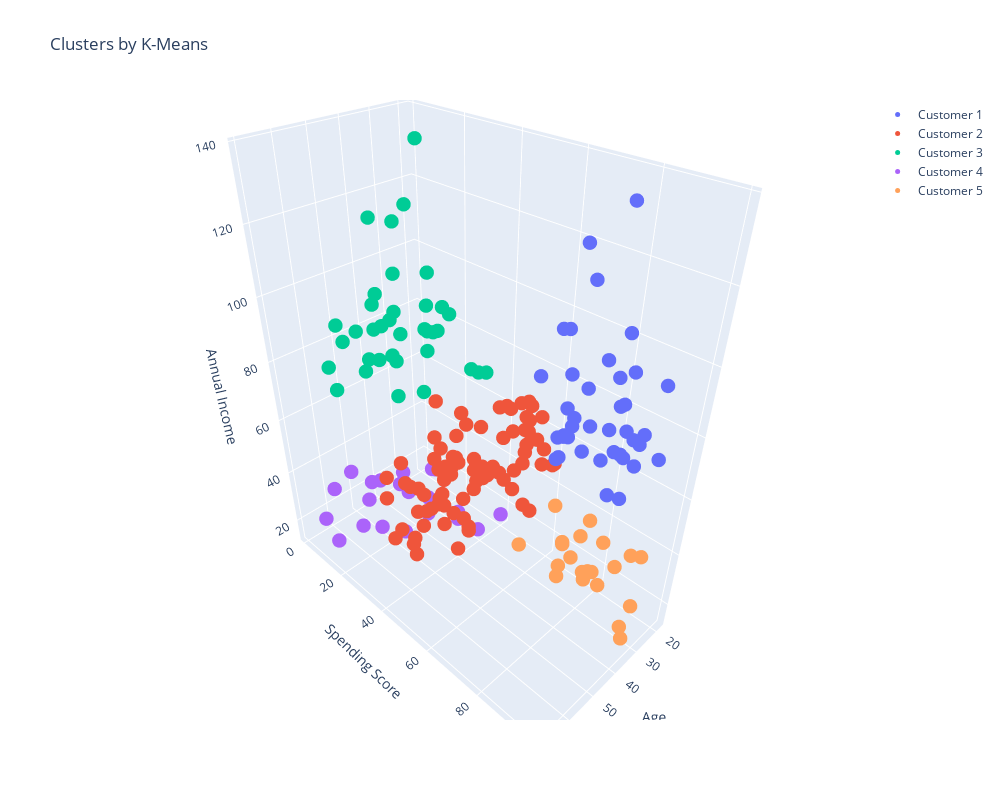

The code cell stored with this chart in its notebook:
### Markdown cell above
Nhận xét: 
 
Bảng 1:
- Cluster 0 và 3 nằm trong khoảng Annual Income từ 0-40. Cluster 3 có lượng spending score từ 0-40, còn cluster 0 trong khoảng 60-100. Cả 2 cluster này đều phân bố rải rác
- Cluster 2 thì nằm trong khoảng Annual Income từ 40-60, spending score từ 40-60, phân bố dày đặc, co cụm trong khoảng này
- Cluster 1 và 4 nằm trong khoảng Annual Income từ 60-140. Khoảng spending score của cluster 1 và 4 giống với cluster 0 và 3, nhưng vì khoảng annual income rộng hơn nên 2 cluster này phân bố rải rác hơn 2 cluster đầu

Bảng 2:
- Cluster 0 và 4 phân bố trong khoảng từ 20-40 tuổi, nằm co cụm, xếp đè lên nhau
- Cluster 2 thì trải dài đều và dày đặc từ 20-70 tuổi
- Cluster 1 và 3 thì phân bố rải rác trong khoảng từ 20-70 tuổi luôn

### Code cell
import plotly as py
import plotly.graph_objs as go

def plot_cluster(cluster, n, name):
    return go.Scatter3d(
        x = cluster[cluster['Cluster']==n]['Age'],
        y = cluster[cluster['Cluster']==n]['Spending Score (1-100)'],
        z = cluster[cluster['Cluster']==n]['Annual Income (k$)'],
        mode = 'markers',
        name = name,
        marker = dict(size = k_clusters)
    )

data = []
for i in range(0,k_clusters):
    cluster_name = 'Customer ' + str(i + 1)
    cluster = plot_cluster(kmean_clusters, i, cluster_name)
    data.append(cluster)

layout = go.Layout(
    title = 'Clusters by K-Means',
    height=800,
    width = 1000,
    scene = dict(
        xaxis = dict(title = 'Age'),
        yaxis = dict(title = 'Spending Score'),
        zaxis = dict(title = 'Annual Income')
        )
)

fig = go.Figure(data=data, layout=layout)
py.offline.iplot(fig)

### Figure 1 — Plotly figure (JSON) as saved in the notebook; plotly's stock layout.template omitted (floating-point values rounded to 4 significant figures)
{"data": [{"marker": {"size": 5}, "mode": "markers", "name": "Customer 1", "type": "scatter3d", "x": [39, 31, 40, 38, 39, 31, 29, 32, 35, 32, 32, 28, 32, 34, 39, 38, 27, 30, 30, 29, 31, 36, 33, 32, 28, 36, 30, 27, 35, 32, 29, 30, 28, 36, 32, 38, 35, 32, 30], "y": [91, 77, 95, 75, 75, 71, 88, 73, 72, 93, 87, 97, 74, 90, 88, 76, 89, 78, 73, 83, 93, 75, 95, 63, 75, 92, 86, 69, 90, 86, 88, 97, 68, 85, 69, 91, 79, 74, 83], "z": [69, 70, 71, 71, 71, 72, 73, 73, 74, 75, 76, 77, 77, 78, 78, 78, 78, 78, 78, 79, 81, 85, 86, 87, 87, 87, 88, 88, 93, 97, 98, 99, 101, 103, 103, 113, 120, 126, 137]}, {"marker": {"size": 5}, "mode": "markers", "name": "Customer 2", "type": "scatter3d", "x": [31, 50, 27, 29, 31, 49, 33, 31, 59, 50, 47, 51, 69, 27, 53, 70, 19, 67, 54, 63, 18, 43, 68, 19, 32, 70, 47, 60, 60, 59, 26, 45, 40, 23, 49, 57, 38, 67, 46, 21, 48, 55, 22, 34, 50, 68, 18, 48, 40, 32, 24, 47, 27, 48, 20, 23, 49, 67, 26, 49, 21, 66, 54, 68, 66, 65, 19, 38, 19, 18, 19, 63, 49, 51, 50, 27, 38, 40, 43], "y": [61, 55, 47, 42, 42, 52, 60, 54, 60, 45, 41, 50, 46, 51, 46, 56, 55, 52, 59, 51, 59, 50, 48, 59, 47, 55, 42, 49, 56, 47, 54, 53, 48, 52, 42, 51, 55, 41, 44, 57, 46, 58, 55, 60, 46, 55, 41, 49, 40, 42, 52, 47, 50, 42, 49, 41, 48, 59, 55, 56, 42, 50, 46, 43, 48, 52, 54, 42, 46, 48, 50, 43, 59, 43, 57, 56, 40, 58, 35], "z": [39, 40, 40, 40, 40, 42, 42, 43, 43, 43, 43, 44, 44, 46, 46, 46, 46, 47, 47, 48, 48, 48, 48, 48, 48, 49, 49, 50, 50, 54, 54, 54, 54, 54, 54, 54, 54, 54, 54, 54, 54, 57, 57, 58, 58, 59, 59, 60, 60, 60, 60, 60, 60, 61, 61, 62, 62, 62, 62, 62, 62, 63, 63, 63, 63, 63, 63, 64, 64, 65, 65, 65, 65, 67, 67, 67, 67, 69, 71]}, {"marker": {"size": 5}, "mode": "markers", "name": "Customer 3", "type": "scatter3d", "x": [23, 59, 47, 25, 20, 44, 19, 57, 28, 25, 48, 34, 43, 44, 47, 37, 34, 56, 19, 50, 42, 36, 40, 36, 52, 58, 59, 37, 46, 41, 54, 41, 34, 33, 47, 45, 32], "y": [29, 11, 9, 34, 5, 7, 10, 5, 40, 12, 36, 22, 17, 20, 16, 1, 1, 35, 5, 26, 20, 27, 13, 10, 13, 15, 14, 32, 15, 39, 24, 17, 23, 8, 16, 28, 18], "z": [70, 71, 71, 72, 73, 73, 74, 75, 76, 77, 77, 78, 78, 78, 78, 78, 78, 79, 81, 85, 86, 87, 87, 87, 88, 88, 93, 97, 98, 99, 101, 103, 103, 113, 120, 126, 137]}, {"marker": {"size": 5}, "mode": "markers", "name": "Customer 4", "type": "scatter3d", "x": [19, 20, 31, 35, 64, 67, 58, 37, 35, 52, 35, 46, 54, 45, 40, 60, 53, 49, 42, 36, 65, 48, 49], "y": [39, 6, 40, 6, 3, 14, 15, 13, 35, 29, 35, 5, 14, 32, 31, 4, 4, 14, 17, 26, 35, 36, 28], "z": [15, 16, 17, 18, 19, 19, 20, 20, 21, 23, 24, 25, 28, 28, 29, 30, 33, 33, 34, 37, 38, 39, 39]}, {"marker": {"size": 5}, "mode": "markers", "name": "Customer 5", "type": "scatter3d", "x": [21, 23, 22, 23, 30, 35, 24, 22, 20, 35, 25, 31, 29, 35, 23, 21, 18, 21, 30, 20, 24, 24], "y": [81, 77, 76, 94, 72, 99, 77, 79, 66, 98, 73, 73, 82, 61, 87, 73, 92, 81, 73, 75, 92, 65], "z": [15, 16, 17, 18, 19, 19, 20, 20, 21, 23, 24, 25, 28, 28, 29, 30, 33, 33, 34, 37, 38, 39]}], "layout": {"height": 800, "scene": {"xaxis": {"title": {"text": "Age"}}, "yaxis": {"title": {"text": "Spending Score"}}, "zaxis": {"title": {"text": "Annual Income"}}}, "title": {"text": "Clusters by K-Means"}, "width": 1000}}
